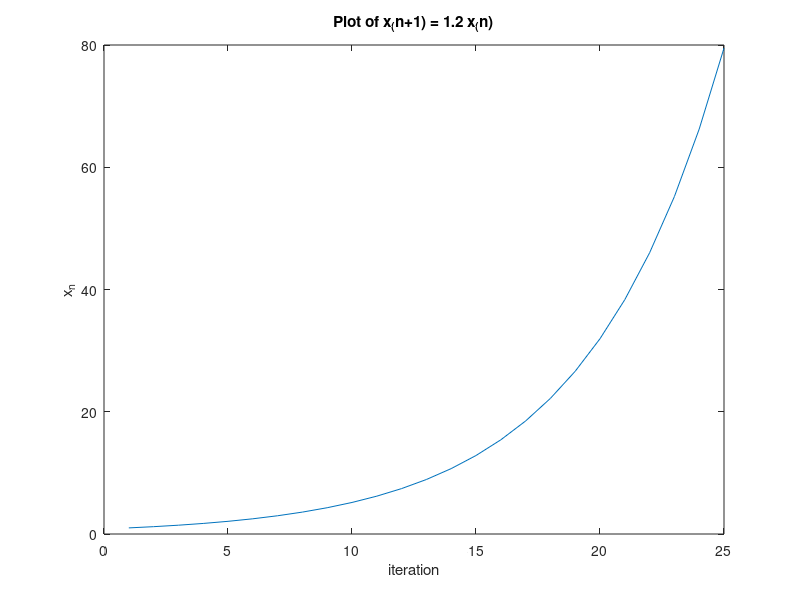

Here is the MATLAB script that generated this plot:
clear
clc
close all

x(1)=1;
nfi=25; % number of iterations
i=1;

while i<=nfi-1
    x(i+1)= 1.2*x(i);
    i=i+1;
end 

plot(x)
xlabel('iteration')
ylabel('x_n')
title('Plot of x_(n+1) = 1.2 x_(n)')